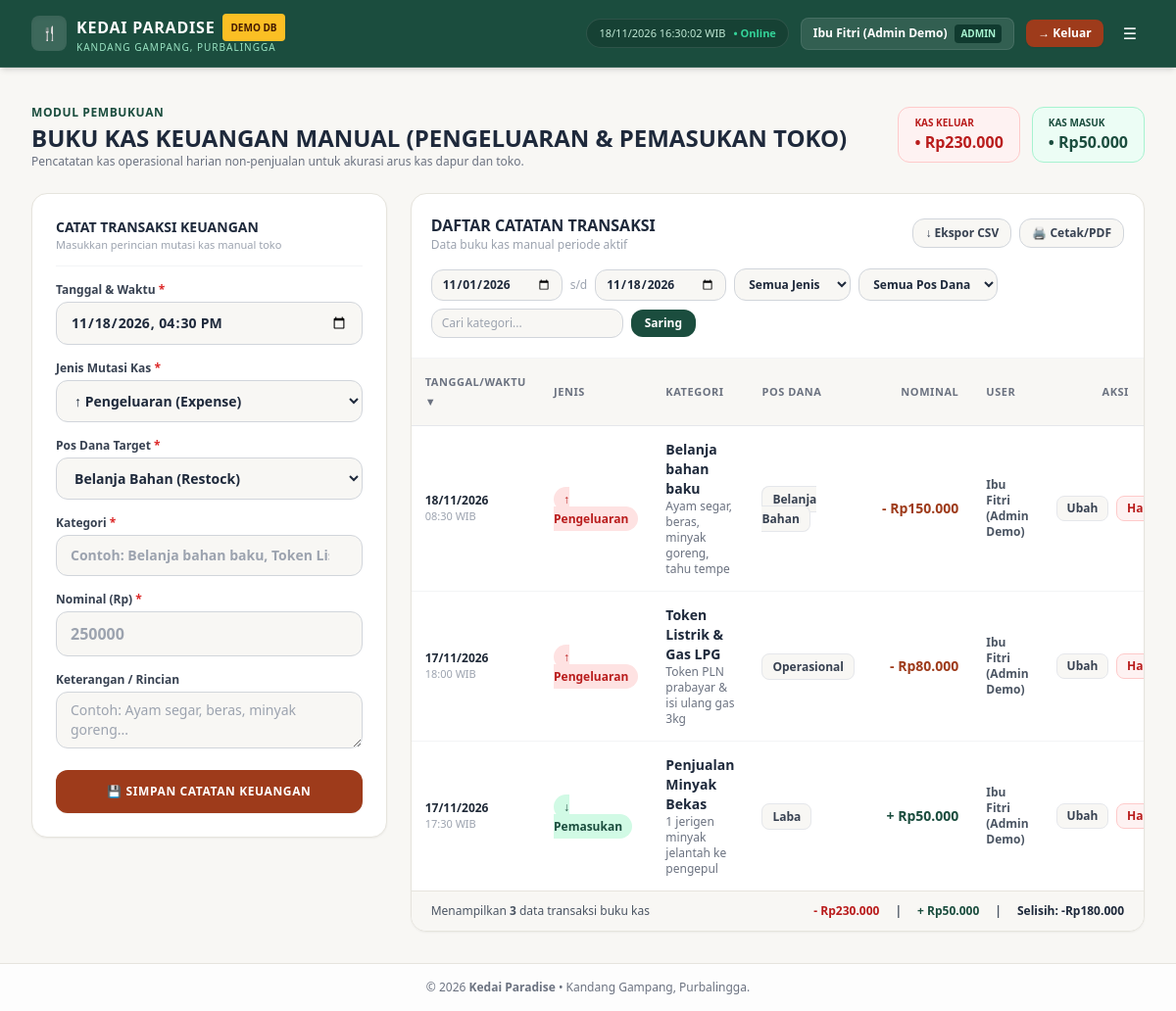
/project/kedai_paradise/finance.php (signed in), run on the app's committed database.
### tables this page shows
CREATE TABLE `finance` (
  `finance_id`  INT          NOT NULL AUTO_INCREMENT,
  `date`        DATETIME     NOT NULL DEFAULT CURRENT_TIMESTAMP,
  `type`        ENUM('income','expense') NOT NULL,
  `category`    VARCHAR(100) NOT NULL,
  `pool`        ENUM('restock','operating','profit') NOT NULL,
  `amount`      INT          NOT NULL,
  `description` VARCHAR(200) NULL,
  `user_id`     INT          NOT NULL,
  PRIMARY KEY (`finance_id`),
  KEY `idx_finance_date` (`date`),
  KEY `idx_finance_user` (`user_id`),
  CONSTRAINT `fk_finance_user` FOREIGN KEY (`user_id`) REFERENCES `users` (`user_id`) ON UPDATE CASCADE ON DELETE RESTRICT,
  CONSTRAINT `chk_finance_amount` CHECK (`amount` > 0)
);

CREATE TABLE `users` (
  `user_id`       INT             NOT NULL AUTO_INCREMENT,
  `username`      VARCHAR(50)     NOT NULL,
  `password_hash` VARCHAR(255)    NOT NULL,
  `name`          VARCHAR(100)    NOT NULL,
  `role`          ENUM('admin','cashier') NOT NULL DEFAULT 'cashier',
  `status`        TINYINT(1)      NOT NULL DEFAULT 1,
  PRIMARY KEY (`user_id`),
  UNIQUE KEY `uk_users_username` (`username`)
);

### project/kedai_paradise/finance.php (the view, shortened to what the rows shown need)
<?php
require_once __DIR__ . '/includes/bootstrap.php';
require_once __DIR__ . '/includes/report_queries.php';
$fromDate   = $_GET['from'] ?? date('Y-m-01');
$toDate     = $_GET['to'] ?? date('Y-m-d');
$filterType = $_GET['type'] ?? '';
$filterPool = $_GET['pool'] ?? '';
$filterCat  = trim($_GET['category'] ?? '');
$sort       = $_GET['sort'] ?? 'date';
$dir        = strtolower($_GET['dir'] ?? 'desc') === 'asc' ? 'asc' : 'desc';
$pdo = db();
$finRows = getFinanceReport($pdo, $fromDate, $toDate, $filterType, $filterPool, $filterCat, $sort, $dir);
$poolLabels = [
    'restock'   => 'Belanja Bahan',
    'operating' => 'Operasional',
    'profit'    => 'Laba',
];
function sortLinkFinance(string $col, string $label, string $currentSort, string $currentDir, array $baseParams, string $align = 'left'): string {
    $nextDir = ($currentSort === $col && $currentDir === 'asc') ? 'desc' : 'asc';
    $arrow = $currentSort === $col ? ($currentDir === 'asc' ? ' &#9650;' : ' &#9660;') : '';
    $url = 'finance.php?' . http_build_query(array_merge($baseParams, ['sort' => $col, 'dir' => $nextDir]));
    $alignClass = $align === 'right' ? 'text-right' : ($align === 'center' ? 'text-center' : 'text-left');
    return '<th class="p-3.5 ' . $alignClass . '"><a href="' . e($url) . '" class="hover:text-[#1B4D3E] font-bold">' . e($label) . $arrow . '</a></th>';
}
$baseQuery = [
    'from'     => $fromDate,
    'to'       => $toDate,
    'type'     => $filterType,
    'pool'     => $filterPool,
    'category' => $filterCat,
];
include __DIR__ . '/includes/layout_header.php';
?>
<div class="space-y-6">
    <div class="flex flex-col lg:flex-row justify-between items-start lg:items-center gap-4">
        <div>
            <h1 class="text-2xl font-extrabold text-[#1E293B] uppercase">BUKU KAS KEUANGAN MANUAL (PENGELUARAN &amp; PEMASUKAN TOKO)</h1>
        </div>
    </div>
    <div class="grid grid-cols-1 lg:grid-cols-12 gap-6 items-start">
        <div class="lg:col-span-4 bg-white rounded-2xl shadow-sm border border-[#E6E4DD] p-6 space-y-4">
            <div class="flex items-center justify-between border-b border-gray-100 pb-3">
                <div>
                    <h2 id="financeFormTitle" class="font-extrabold text-sm text-[#1E293B] uppercase">CATAT TRANSAKSI KEUANGAN</h2>
                </div>
            </div>
        </div>
        <div class="lg:col-span-8 bg-white rounded-2xl shadow-sm border border-[#E6E4DD] overflow-hidden">
            <div class="p-5 border-b border-gray-100 space-y-3">
                <div class="flex flex-wrap items-center justify-between gap-2">
                    <div>
                        <h2 class="font-extrabold text-base text-[#1E293B] uppercase">DAFTAR CATATAN TRANSAKSI</h2>
                    </div>
                </div>
            </div>
            <div class="overflow-x-auto">
                <table class="w-full text-left border-collapse text-sm">
                    <thead>
                        <tr class="bg-[#F8F7F4] border-b border-gray-200 text-[11px] font-bold uppercase tracking-wider text-gray-500">
                            <?= sortLinkFinance('date', 'Tanggal/Waktu', $sort, $dir, $baseQuery, 'left') ?>
                            <?= sortLinkFinance('type', 'Jenis', $sort, $dir, $baseQuery, 'left') ?>
                            <?= sortLinkFinance('category', 'Kategori', $sort, $dir, $baseQuery, 'left') ?>
                            <?= sortLinkFinance('pool', 'Pos Dana', $sort, $dir, $baseQuery, 'left') ?>
                            <?= sortLinkFinance('amount', 'Nominal', $sort, $dir, $baseQuery, 'right') ?>
                            <?= sortLinkFinance('recorder_name', 'User', $sort, $dir, $baseQuery, 'left') ?>
                            <th class="p-3.5 text-center print:hidden">Aksi</th>
                        </tr>
                    </thead>
                    <tbody class="divide-y divide-gray-100">
                        <?php if (empty($finRows)): ?>
                            <tr><td colspan="7" class="p-8 text-center text-gray-400">Belum ada catatan keuangan manual pada periode ini.</td></tr>
                        <?php else: foreach ($finRows as $row):
                            $dtLocal = date('Y-m-d\TH:i', strtotime($row['date']));
                            $rowJson = htmlspecialchars(json_encode([
                                'finance_id'  => (int)$row['finance_id'],
                                'date'        => $dtLocal,
                                'date_wib'    => formatDateTimeWib($row['date']),
                                'type'        => $row['type'],
                                'pool'        => $row['pool'],
                                'pool_label'  => $poolLabels[$row['pool']] ?? $row['pool'],
                                'category'    => $row['category'],
                                'amount'      => (int)$row['amount'],
                                'amount_fmt'  => formatRupiah((int)$row['amount']),
                                'description' => $row['description'] ?? '',
                            ]), ENT_QUOTES, 'UTF-8');
                        ?>
                            <tr class="hover:bg-[#F8F7F4]/60">
                                <td class="p-3.5 text-xs text-gray-600 whitespace-nowrap">
                                    <div class="font-bold text-gray-800"><?= e(date('d/m/Y', strtotime($row['date']))) ?></div>
                                    <div class="text-[11px] text-gray-400"><?= e(date('H:i', strtotime($row['date']))) ?> WIB</div>
                                </td>
                                <td class="p-3.5">
                                    <?php if ($row['type'] === 'income'): ?>
                                        <span class="bg-emerald-100 text-[#1B4D3E] px-2.5 py-1 rounded-full text-xs font-extrabold">&darr; Pemasukan</span>
                                    <?php else: ?>
                                        <span class="bg-red-100 text-red-700 px-2.5 py-1 rounded-full text-xs font-extrabold">&uarr; Pengeluaran</span>
                                    <?php endif; ?>
                                </td>
                                <td class="p-3.5">
                                    <div class="font-extrabold text-[#1E293B]"><?= e($row['category']) ?></div>
                                    <?php if (!empty($row['description'])): ?>
                                        <div class="text-xs text-gray-500"><?= e($row['description']) ?></div>
                                    <?php endif; ?>
                                </td>
                                <td class="p-3.5">
                                    <span class="bg-[#F8F7F4] border border-gray-200 text-gray-700 px-2.5 py-1 rounded-lg text-xs font-bold">
                                        <?= e($poolLabels[$row['pool']] ?? $row['pool']) ?>
                                    </span>
                                </td>
                                <td class="p-3.5 text-right font-extrabold whitespace-nowrap <?= $row['type'] === 'income' ? 'text-[#1B4D3E]' : 'text-[#9E3B1B]' ?>">
                                    <?= $row['type'] === 'income' ? '+ ' : '- ' ?><?= formatRupiah((int)$row['amount']) ?>
                                </td>
                                <td class="p-3.5 text-xs font-semibold text-gray-600"><?= e($row['recorder_name']) ?></td>
                                <td class="p-3.5 text-center whitespace-nowrap space-x-1 print:hidden">
                                    <button type="button" onclick='openEditFinanceModal(<?= $rowJson ?>)'
                                            class="px-2.5 py-1 rounded-lg bg-[#F8F7F4] hover:bg-gray-200 text-gray-700 border border-gray-200 text-xs font-bold">
                                        Ubah
                                    </button>
                                    <button type="button" onclick='openDeleteFinanceModal(<?= $rowJson ?>)'
                                            class="px-2.5 py-1 rounded-lg bg-red-50 hover:bg-red-100 text-red-700 border border-red-200 text-xs font-bold">
                                        Hapus
                                    </button>
                                </td>
                            </tr>
                        <?php endforeach; endif; ?>
                    </tbody>
                </table>
            </div>
        </div>
    </div>
</div>
<?php include __DIR__ . '/includes/layout_footer.php'; ?>

### data on the page
finance: date "18/11/2026", date "08:30", type "↑ Pengeluaran", category "Belanja bahan baku", description "Ayam segar, beras, minyak goreng, tahu tempe", pool "Belanja Bahan", amount "Rp150.000", user.name "Ibu Fitri (Admin Demo)"
finance: date "17/11/2026", date "18:00", type "↑ Pengeluaran", category "Token Listrik & Gas LPG", description "Token PLN prabayar & isi ulang gas 3kg", pool "Operasional", amount "Rp80.000", user.name "Ibu Fitri (Admin Demo)"
finance: date "17/11/2026", date "17:30", type "↓ Pemasukan", category "Penjualan Minyak Bekas", description "1 jerigen minyak jelantah ke pengepul", pool "Laba", amount "Rp50.000", user.name "Ibu Fitri (Admin Demo)"

### other printed values
$name "Ibu Fitri (Admin Demo)"
t('role_' . $role) "ADMIN"
t('js_logout') "Keluar"
formatRupiah($totalCashOut) "Rp230.000"
formatRupiah($totalCashIn) "Rp50.000"
$label "TANGGAL/WAKTU JENIS KATEGORI POS DANA NOMINAL USER"
$arrow "▼"
count($finRows) "3"
formatRupiah(abs($totalCashIn - $totalCashOut)) "Rp180.000"
